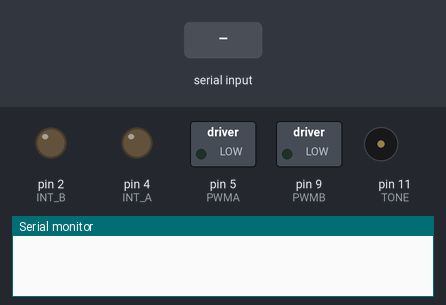
A sketch run on a simulated Arduino Uno, built with avr-gcc and run on an emulated ATmega328P. Parts: switched loads named in the sketch (green lamp = pin HIGH), output pins drawn as LEDs (lit = HIGH), buzzer (waves = sounding), the last lines printed to the serial monitor. Inputs (shaded band) come from the test bench.

Above: at 1.2 s.
1.3 s: "F" received over Serial
At 2.5 s:
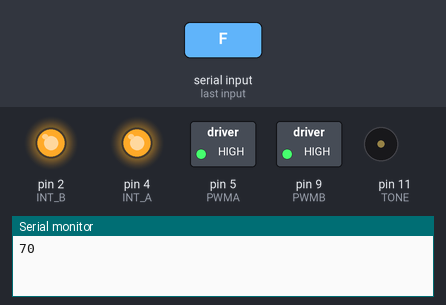
2.8 s: byte 82 (82) received over Serial
At 3.7 s:
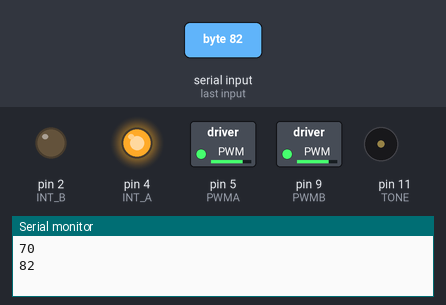
4.3 s: byte 51 (51) received over Serial
At 4.9 s:
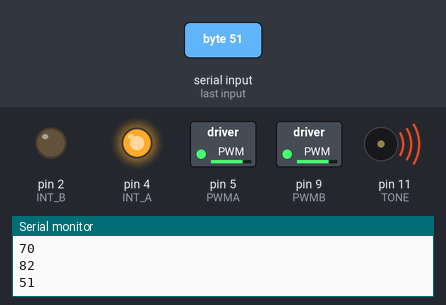
5.8 s: "W" received over Serial
At 7.0 s:
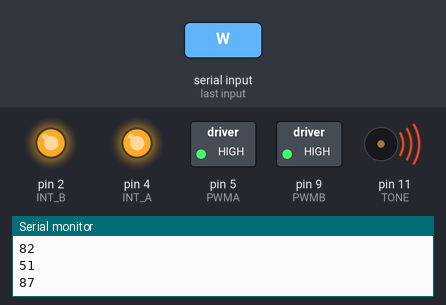
7.3 s: "B" received over Serial
At 8.4 s:
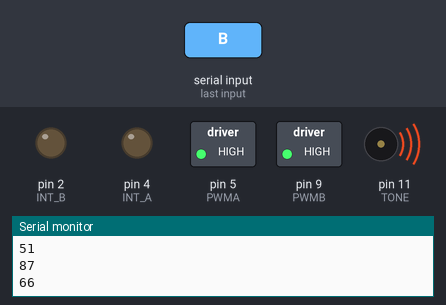
8.8 s: "L" received over Serial
At 9.5 s:
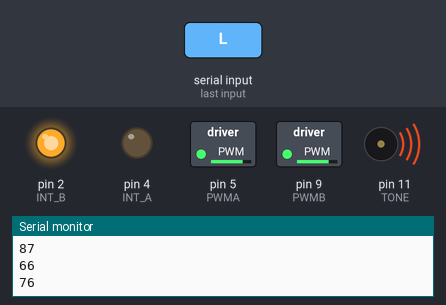
Timing chart, 0 to 11.3 s (numbered marks = the images above; inputs shaded):
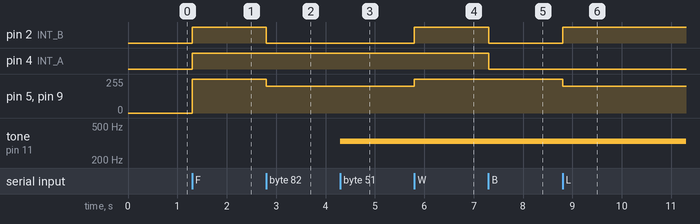

The sketch:

main.ino
```cpp
const int PWMA = 5;  // define the left motor speed pin D5
const int PWMB = 9;  // define the right motor speed pin D9
const int INT_A = 4;  // define the left motor control pin D4
const int INT_B = 2;  // define the right motor control pin D2

const int TONE = 11;

void setup()
{
   Serial.begin(9600);   // set the serial port baud rate to 9600

   pinMode(PWMA,OUTPUT);  // set the motor control pin as OUTPUT
   pinMode(PWMB,OUTPUT);
   pinMode(INT_A,OUTPUT);
   pinMode(INT_B,OUTPUT);
   pinMode(TONE,OUTPUT);
}

void loop()
{
  int val = 83;    // define the variable, used to save the Bluetooth signal value read.

  if (Serial.available())
  {
    val = Serial.read();

    Serial.println(val);

    switch(val)   //val data, corresponds to the data of the case statement below, then perform the corresponding data function.
    {
      case 70:
      case 87:
        front(); break;   // receive the val value U, and perform front(); then use break; to exit the current statement.
      case 66:
      case 90:
        back(); break;
      case 76:
      case 81:
        left(); break;
      case 82:
      case 69:
        right(); break;
      case 83:
        Stop(); break;

      // melodies
      case 49: // DO
        tone(TONE,264); break;
      case 50: // RE
        tone(TONE,297); break;
      case 51: // ME
        tone(TONE,330); break;
      case 52: // FA
        tone(TONE,352); break;
      case 53: // SO
        tone(TONE,396); break;
      case 54: // LA
        tone(TONE,440); break;
      case 55: // SI
        tone(TONE,495); break;
      case 56: // DO
        tone(TONE,528); break;
      default:
        Serial.println(val);    // if no corresponding data, print the error on serial monitor
    }
  }
}

// WHEELS
// forward
void front()
{
  digitalWrite(INT_A,HIGH);  // left motor turns forward
  digitalWrite(INT_B,HIGH);   // right motor turns forward
  analogWrite(PWMA,255);   // speed of left motorï¼ˆPWM=255)
  analogWrite(PWMB,255);   // speed of right motorï¼ˆPWM=255)
}
// backward
void back()
{
  digitalWrite(INT_A,LOW);   // left motor turns reverse
  digitalWrite(INT_B,LOW);  // right motor turns reverse
  analogWrite(PWMA,255);   // speed of left motor ï¼ˆPWM=255)
  analogWrite(PWMB,255);   // speed of right motor ï¼ˆPWM=255)
  // bool tn = true;
  //do
  //{
  //  tone(TONE,528);
  //  delay(500);
  //  noTone(TONE);
  //  delay(500);
  //} while(true);
}
// turn left
void left()
{
  digitalWrite(INT_A,LOW);  // left motor turns reverse
  digitalWrite(INT_B,HIGH);  // right motor turns forward
  analogWrite(PWMA,200);   // speed of left motorï¼ˆPWM=200)
  analogWrite(PWMB,200);   // speed of right motorï¼ˆPWM=200)
}
// turn right
void right()
{
  digitalWrite(INT_A,HIGH);   // left motor turns forward
  digitalWrite(INT_B,LOW);   // right motor turns reverse
  analogWrite(PWMA,200);   // speed of left motor ï¼ˆPWM=200)
  analogWrite(PWMB,200);   // speed of right motor ï¼ˆPWM=200)
}
// stop
void Stop()
{
  digitalWrite(INT_A,LOW);
  digitalWrite(INT_B,LOW);
  analogWrite(PWMA,0);  // speed of left motorï¼ˆPWM=0)
  analogWrite(PWMB,0);  // speed of right motorï¼ˆPWM=0)
  noTone(TONE);
}
```

Measured:
- after the input at 1.3 s, pin 2 (INT_B), pin 4 (INT_A): LOW → HIGH at once; pin 5 (PWMA), pin 9 (PWMB): 0/255 → 255/255 at once
- after the input at 2.8 s, pin 2 (INT_B): HIGH → LOW at once; pin 5 (PWMA), pin 9 (PWMB): 255/255 → 200/255 at once
- after the input at 4.3 s, tone on pin 11 (TONE): silent → 330 Hz at once
- after the input at 5.8 s, pin 2 (INT_B): LOW → HIGH at once; pin 5 (PWMA), pin 9 (PWMB): 200/255 → 255/255 at once
- after the input at 7.3 s, pin 2 (INT_B), pin 4 (INT_A): HIGH → LOW at once
- after the input at 8.8 s, pin 2 (INT_B): LOW → HIGH at once; pin 5 (PWMA), pin 9 (PWMB): 255/255 → 200/255 at once
